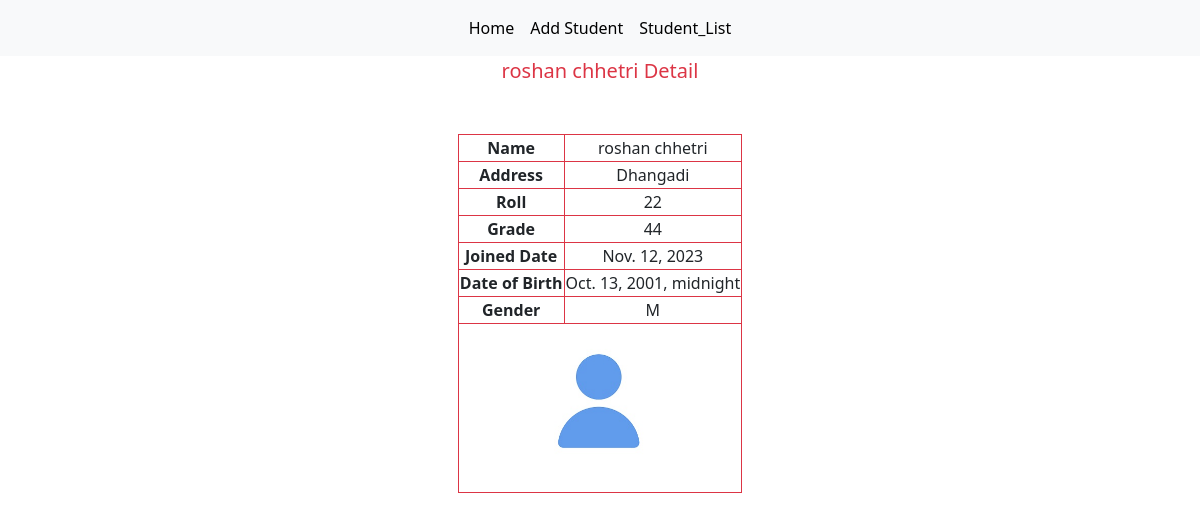
The page /studentdetail/15 on the database its author committed.
### school/models.py (models this page shows, shortened)
class Student(models.Model):
    name= models.CharField(max_length=100)
    address=models.CharField(max_length=100)
    roll= models.IntegerField(unique=True)
    grade= models.IntegerField()
    email=models.EmailField(max_length=150)
    gender= models.CharField(choices=GENDER_CHOICES,max_length=6, null=True, default='Male')
    add_date= models.DateField(auto_now_add=True, null=True)
    dob= models.DateField("Date of Birth(mm/dd/yyyy)",null= True, auto_now_add=False, auto_now=False)
    pic= models.ImageField(upload_to= 'images/', null=True)

### school/views.py (the view)
# urls.py: path('studentdetail/<int:pk>', StudentDetail.as_view(), name='studentdetail'),
class StudentDetail(DetailView):
    model= Student
    template_name='student_detail.html'

### templates/student_detail.html (shortened to what this page needs)
{% extends 'base.html' %}
{% load static %}
{% block css %} <link rel="stylesheet" href="{% static 'css/student_detail.css' %}">  {% endblock css %}
{% block bodycontent %}
<div class="container">
    <p class="text-center fs-5 text-decoration-unerline text-danger">{{student.name}} Detail </p>
    <table class="mx-auto table-bordered border-danger mt-5 text-center">
      <tr>
        <th>Name</th><td>{{student.name}}</td>
      </tr>
      <tr>
        <th>Address</th><td>{{student.address}}</td>
      </tr>
      <tr>
        <th>Roll</th><td>{{student.roll}}</td>
      </tr>
      <tr>
        <th>Grade</th><td>{{student.grade}}</td>
      </tr>
      <tr>
        <th>Joined Date</th><td>{{student.add_date}}</td>
      </tr>
      <tr>
        <th>Date of Birth</th><td>{{student.dob}}</td>
      </tr>
      <tr>
        <th>Gender</th><td>{{student.gender}}</td>
      </tr>
      <tr>
      <th colspan="2">
        <p><img src="{{ student.pic.url }}" class="upload_image text-center py-2" alt="Uploaded Image"></p>
      </th>
    </tr>
    </table>
</div>
{% endblock bodycontent %}

### static/css/student_detail.css (style rules this page uses)
.upload_image { width:160x; height:150px; text-align:center; }

### rows shown on the page
Student: name "roshan chhetri", address "Dhangadi", roll "22", grade "44", add_date "Nov. 12, 2023", dob "Oct. 13, 2001, midnight", gender "M", pic (picture)
